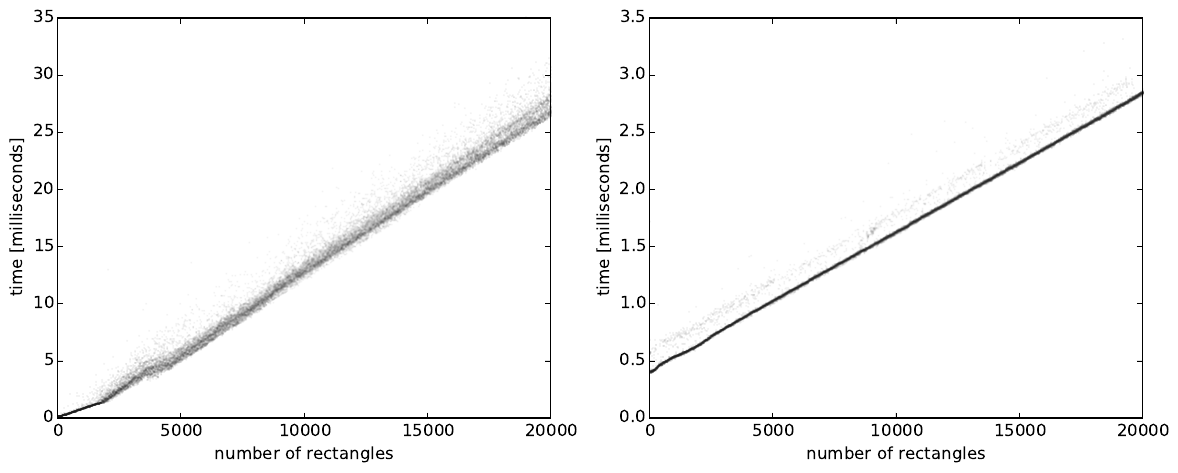

Here is the Python script that generated this plot:
from matplotlib import pyplot as plt
from collections import defaultdict
import numpy as np

path = "measurements.txt"

with open(path, "rb") as f:
    lines = f.read().strip().split("\n")
    rows = [line.split() for line in lines]
    rows = [(int(n), float(t_gpu)) for n, t_gpu, t_cpu in rows]

n = len(rows)
rows0 = rows[:n/2]
rows1 = rows[n/2:]

fig = plt.figure(num=None, figsize=(14, 5), dpi=100)

def plot(rows, i):
    rows.sort()
    ns = [n for n, t in rows]
    ts = [t for n, t in rows]
    
    g = plt.subplot(1, 2, i)
    g.plot(ns, ts, 'o', ms=1, color='black', alpha=0.05, rasterized=True)
    plt.xlabel('number of rectangles')
    plt.ylabel('time [milliseconds]')

plot(rows0, 2)
plot(rows1, 1)
plt.savefig("api_overhead.pdf", bbox_inches="tight")
#plt.show()
